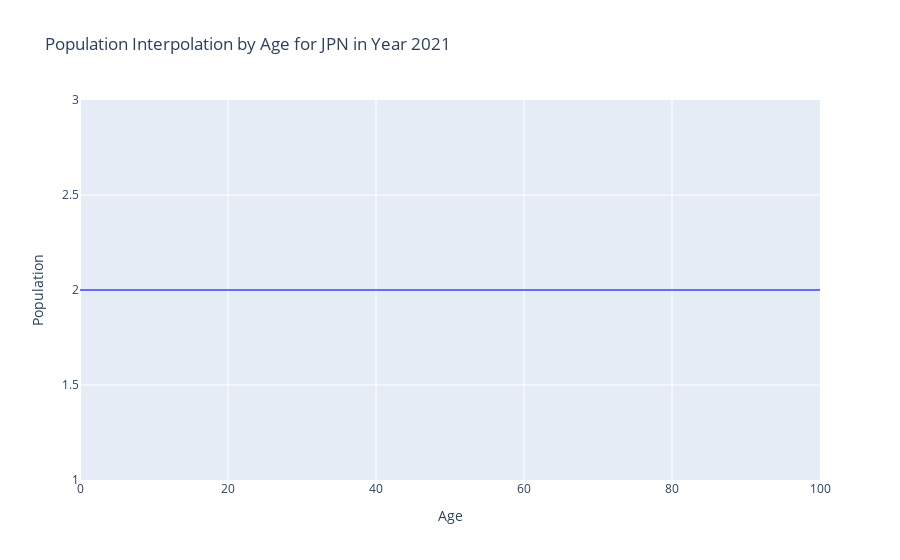

Write notebook code for a chart like this one.
### Code cell
population(2021, 'FE', [7,23], 'JPN', graph = True)

### Figure 1 — Plotly figure (JSON) as saved in the notebook; plotly's stock layout.template omitted (floating-point values rounded to 4 significant figures)
{"data": [{"hovertemplate": "Age=%{x}<br>Population=%{y}<extra></extra>", "legendgroup": "", "line": {"color": "#636efa", "dash": "solid"}, "marker": {"symbol": "circle"}, "mode": "lines", "name": "", "orientation": "v", "showlegend": false, "type": "scatter", "x": [0, 1, 2, 3, 4, 5, 6, 7, 8, 9, 10, 11, 12, 13, 14, 15, 16, 17, 18, 19, 20, 21, 22, 23, 24, 25, 26, 27, 28, 29, 30, 31, 32, 33, 34, 35, 36, 37, 38, 39, 40, 41, 42, 43, 44, 45, 46, 47, 48, 49, 50, 51, 52, 53, 54, 55, 56, 57, 58, 59, 60, 61, 62, 63, 64, 65, 66, 67, 68, 69, 70, 71, 72, 73, 74, 75, 76, 77, 78, 79, 80, 81, 82, 83, 84, 85, 86, 87, 88, 89, 90, 91, 92, 93, 94, 95, 96, 97, 98, 99, 100], "xaxis": "x", "y": [2, 2, 2, 2, 2, 2, 2, 2, 2, 2, 2, 2, 2, 2, 2, 2, 2, 2, 2, 2, 2, 2, 2, 2, 2, 2, 2, 2, 2, 2, 2, 2, 2, 2, 2, 2, 2, 2, 2, 2, 2, 2, 2, 2, 2, 2, 2, 2, 2, 2, 2, 2, 2, 2, 2, 2, 2, 2, 2, 2, 2, 2, 2, 2, 2, 2, 2, 2, 2, 2, 2, 2, 2, 2, 2, 2, 2, 2, 2, 2, 2, 2, 2, 2, 2, 2, 2, 2, 2, 2, 2, 2, 2, 2, 2, 2, 2, 2, 2, 2, 2], "yaxis": "y"}], "layout": {"legend": {"tracegroupgap": 0}, "title": {"text": "Population Interpolation by Age for JPN in Year 2021"}, "xaxis": {"anchor": "y", "domain": [0, 1], "title": {"text": "Age"}}, "yaxis": {"anchor": "x", "domain": [0, 1], "title": {"text": "Population"}}}}
